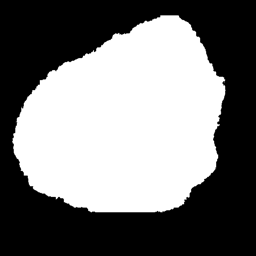
#> input picture test/mask_0.png, 256 x 256 px
$ python eachmask2labelme.py
#> lines starting #> are read from the running program, lines starting #| are printed output that depends on the picture; after the words box and inside, x2 and y2 are one past the last pixel; in counts of white or black regions, pixels touching at a corner belong together
import cv2
import numpy as np
import json
import os
import base64
import matplotlib.pyplot as plt

def mask_to_labelme_with_base64_and_print(image_path, mask_path, label_names):
    """
    將 mask 影像轉換為 Labelme 格式的 JSON 檔案，並列印輪廓點資訊。

    Args:
        image_path (str): 原始影像路徑。
        mask_path (str): 輸入的 mask 影像路徑（單通道 PNG 或多通道影像）。
        label_names (dict): 標籤名稱與對應灰度值的字典，例如 {0: "background", 1: "object"}。
    """
#> called with image_path = './test/image_0.png', mask_path = './test/mask_0.png'
    # 讀取 mask 影像（假設為單通道）
    mask = cv2.imread(mask_path, cv2.IMREAD_GRAYSCALE)
#> mask is the input picture: shape (256, 256); min 0, max 255, mean 119.8
    # 讀取原始影像並轉換為 Base64 編碼
    with open(image_path, "rb") as img_file:
        image_base64 = base64.b64encode(img_file.read()).decode('utf-8')
    shapes = []
    # 對每個類別的灰度值進行輪廓提取
    for value, label in label_names.items():
        # 創建二值影像，僅保留當前類別的區域
        binary_mask = np.uint8(mask == value)

        contours, _ = cv2.findContours(binary_mask,cv2.RETR_TREE,cv2.CHAIN_APPROX_TC89_KCOS)
        new_contours = contours[1:]  # 從索引 1 開始切片
        for contour in new_contours:
            # 將輪廓轉換為序列化的多邊形點列表
            points = contour.squeeze().tolist()
            if len(points) < 3:  # 跳過小於 3 個點的無效輪廓
                continue

            shapes.append({
                "label": label,
                "points": points,
                "group_id": None,
                "description": "",
                "shape_type": "polygon",
                "flags": {}
            })
            print("shapes" , shapes)
            # 列印輪廓點資訊
            print(f"Label: {label}")
            print("Points:")
            print(points)
            print("-" * 50)
#> this loop made 1 pass
#> pass 1, in mask_to_labelme_with_base64_and_print, `binary_mask = np.uint8(mask == value)`:
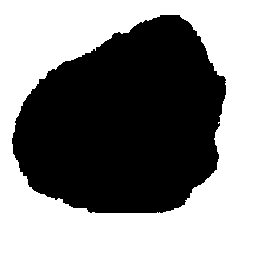
#> binary_mask: shape (256, 256); values 0 (black) and 1 (white), 52.2% white; 1 black region, box (x1, y1, x2, y2) and area: (12, 15, 226, 213) 31320
#> after the loop, shapes = 1 item
    # 建立 Labelme JSON 格式的結構
    labelme_json = {
        "version": "5.2.1",
        "flags": {},
        "shapes": shapes,
        "imagePath": os.path.basename(image_path),
        "imageData": image_base64,
        "imageHeight": mask.shape[0],
        "imageWidth": mask.shape[1]
    }
    print(labelme_json)
#> (printed output is left out)
    # 儲存為 JSON 檔案
    with open(output_json_path, 'w') as f:
        json.dump(labelme_json, f, indent=4)

    # 顯示測試用 mask 影像
    plt.imshow(mask, cmap='gray')
    plt.title("Test Mask")
    plt.colorbar(label="Class Label")
    plt.show()
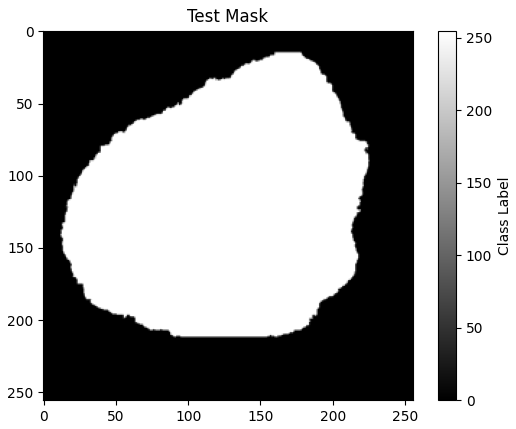
#> figure drawn by matplotlib, 2 panels
# 範例使用
image_path = "./test/image_0.png"  # 原始影像路徑
mask_path = "./test/mask_0.png" # 輸入的 mask 影像路徑
output_json_path = "./outputs/image_0.json" # 輸出的 Labelme JSON 檔案路徑
# label_names = {0: "background", 1: "cat", 2: "dog"}  # 對應灰度值與標籤名稱
# label_names = {0: "background", 1: "lesion"}  # 對應灰度值與標籤名稱 定義類別與灰度值對應關係
label_names = {0: "object"}  # 對應灰度值與標籤名稱 定義類別與灰度值對應關係
mask_to_labelme_with_base64_and_print(image_path, mask_path, label_names)
